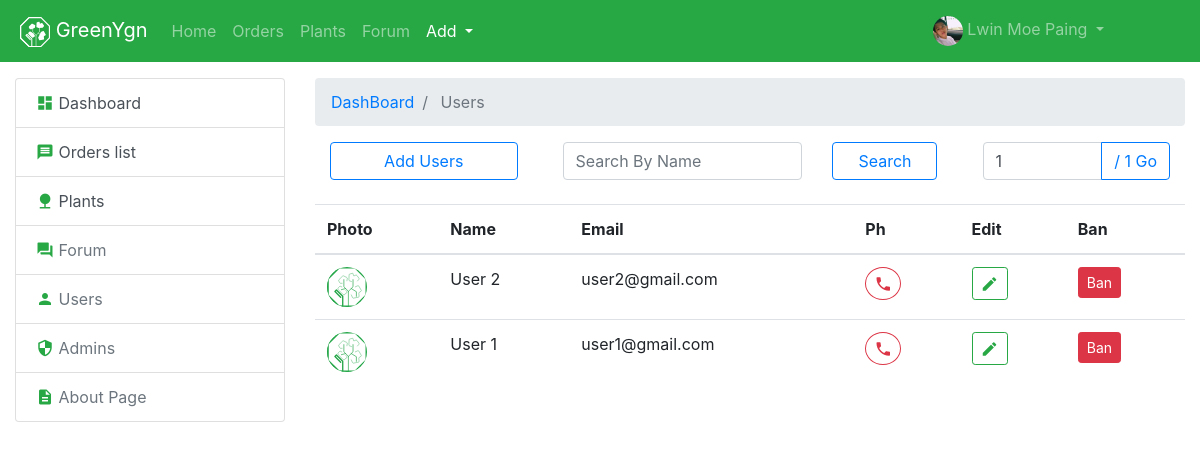
/gyadmin/superadmin/users/index.php (signed in), run on an earlier commit of the app's database.
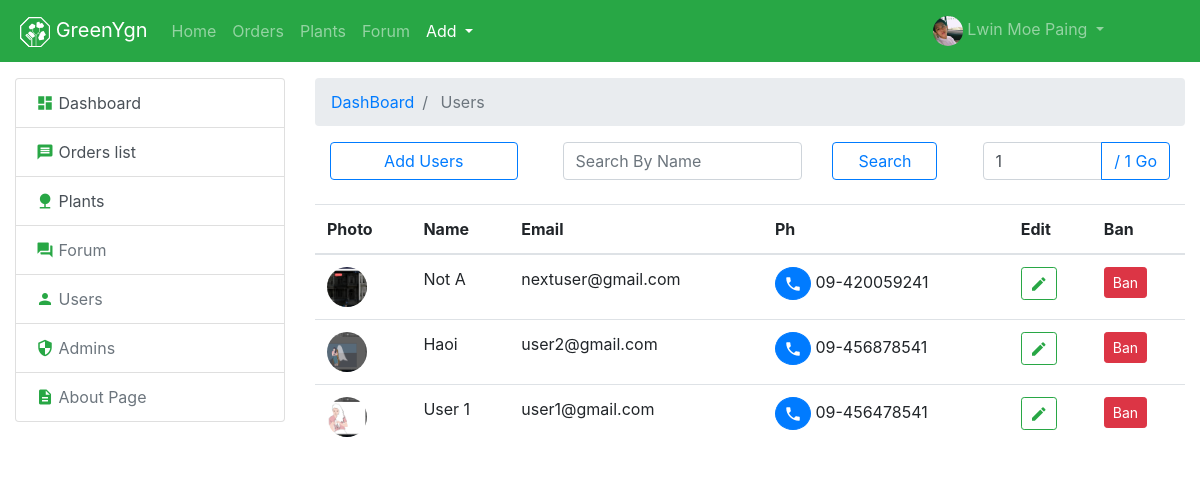
And on a later commit of the database.
### tables this page shows
CREATE TABLE `users` (
  `id` int(10) UNSIGNED NOT NULL,
  `name` varchar(80) NOT NULL,
  `email` varchar(150) NOT NULL,
  `image` varchar(200) NOT NULL DEFAULT '/assets/images/logo/greenygn_animate.svg',
  `password` varchar(200) NOT NULL,
  `ph` varchar(20) DEFAULT NULL,
  `address` tinytext,
  `bio` varchar(150) DEFAULT NULL,
  `deleted_at` datetime DEFAULT NULL,
  `created_at` datetime DEFAULT NULL,
  `modified_at` datetime DEFAULT NULL
);

### gyadmin/superadmin/users/functions/index/getdata.php (called while the page is built)
<?php
if (isset($_GET['page']) && is_numeric($_GET['page'])) {
    $page = $_GET['page'];
} else {
    $page = 1;
}
$no_of_records_per_page = 10;
$offset = ($page-1) * $no_of_records_per_page;
$total_pages_sql = "SELECT COUNT(*) FROM `forum`";
$result = mysqli_query($conn,$total_pages_sql);
$total_rows = mysqli_fetch_array($result)[0];
$total_pages = ceil($total_rows / $no_of_records_per_page);
$sql = "SELECT * FROM `users`";
$sql .= " ORDER BY `users`.`id` DESC LIMIT $offset, $no_of_records_per_page ";
if($res = mysqli_query($conn, $sql)) {
    $result = array();
    while($row = mysqli_fetch_assoc($res)) {
       $result[] = $row;
    }
}

### gyadmin/superadmin/users/index.php (the view, shortened to what this page needs)
<?php
    require __DIR__. "/functions/index/getdata.php";
    $title = "Add";
    require __DIR__ . "/../view/begin_header.php";
    require __DIR__ . "/../view/finish_header.php";
    require __DIR__ . "/../view/nav/navbar.php";
?>
    <div class="container-fluid mt-3">
        <div class="row">
            <div class="col-md-3">
                <?php
                    require __DIR__ . "/../view/left_url_list/left_url_list.php";
                ?>
            </div>
            <div class="col-md-9">
                <nav aria-label="breadcrumb">
                    <ol class="breadcrumb">
                        <li class="breadcrumb-item"><a href="/gyadmin/superadmin/">DashBoard</a></li>
                        <li class="breadcrumb-item active"> Users </li>
                    </ol>
                </nav>
                <div class="container-fluid">
                    <div class="row">
                        <div class="col-md-3 mb-2">
                            <a href="add_user.php" class="btn btn-outline-primary rounded btn-block" role="button">
                                <i class="icon ion-md-add"></i> Add Users
                            </a>
                        </div>
                        <div class="col-md-6 mb-2">
                                <div class="container-fluid">
                                    <form method="GET" action="search.php">
                                        <div class="row">
                                            <div class="col-md-8">
                                                <div class="form-group">
                                                    <input name="name" class="form-control" type="text" placeholder="Search By Name">
                                                </div>
                                            </div>
                                            <div class="col-md-4">
                                                <button href="add_admin.php" class="btn btn-outline-primary rounded btn-block" role="button">
                                                    <i class="icon ion-md-add"></i> Search
                                                </button>
                                            </div>
                                        </div>
                                    </form>
                                </div>
                        </div>
                        <div class="col-md-3">
                            <form action="" method="get">
                                <div class="input-group mb-3">
                                        <input
                                         name="page"
                                         required type="number"
                                         class="form-control"
                                         min=1
                                         max="<?= (isset($total_pages)) ? $total_pages : '' ?>"
                                         value="<?= (isset($page)) ? $page : '' ?>"
                                        >
                                        <div class="input-group-append">
                                            <button class="btn btn-outline-primary" type="submit" id="button-addon2">
                                                / <?= (isset($total_pages)) ? $total_pages : '' ?> Go
                                            </button>
                                        </div>
                                </div>
                            </form>
                        </div>
                    </div>
                </div>
                 <div class="table-responsive">
                    <table class="table">
                            <thead>
                                <tr>
                                    <th scope="col">Photo</th>
                                    <th scope="col">Name</th>
                                    <th scope="col">Email</th>
                                    <th scope="col">Ph</th>
                                    <th class="" scope="col">Edit</th>
                                    <th class="" scope="col">Ban</th>
                                </tr>
                            </thead>
                            <tbody class="mm_font" id="table_row">
                            <?php
                                foreach($result as $k => $v) {
                            ?>
                                <tr class="<?= $v['deleted_at'] ? 'table-danger' : '' ?>">
                                    <td >
                                        <div class="AdminUserListTable" style="background-image: url('<?= $v['image'] ?>')">  </div>
                                    </td>
                                    <td > <?= $v['name'] ?> </td>
                                    <td > <?= $v['email'] ?> </td>
                                    <td >
                                        <?php
                                            if(strlen($v['ph']) > 0) {
                                        ?>
                                            <a  class="btn btn-primary btn-sm rounded-circle" href="tel:<?= $v['ph'] ?>">
                                                <i class="material-icons md-18"> phone </i>
                                            </a>
                                            <?= $v['ph'] ?>
                                        <?php
                                            } else {
                                        ?>
                                            <a  class="btn btn-outline-danger btn-sm rounded-circle" href="#!">
                                                <i class="material-icons md-18"> phone </i>
                                            </a>
                                        <?php
                                            }
                                        ?>
                                    </td>
                                    <td >
                                            <a class="btn btn-outline-success btn-sm " href="edit.php?id=<?= $v['id'] ?>" role="button">
                                                <i class="material-icons md-18"> create </i>
                                            </a>
                                    </td>
                                    <td >
                                            <a class="btn btn-danger btn-sm" href="functions/index/ban.php?id=<?= $v['id'] ?>&page=<?= $page ?>" role="button">
                                                Ban
                                            </a>
                                    </td>
                                </tr>
                            <?php
                                }
                            ?>
                            </tbody>
                    </table>
                </div>
            </div>
        </div>
    </div>
<?php
    require __DIR__ . "/../view/finish_footer.php";
?>

### gyadmin/superadmin/view/begin_header.php (shortened to what this page needs)
<!DOCTYPE html>
  <html lang="en">
  <head>
        <link rel="stylesheet" href="/assets/css/bootstrap.min.css">
        <link rel="stylesheet" href="/assets/css/greenygn.css">
        <link rel="stylesheet" href="/assets/css/material-fonts/material-icons.css">

### gyadmin/superadmin/view/finish_header.php
</head>
<body>

### gyadmin/superadmin/view/nav/navbar.php (shortened to what this page needs)
<nav class="navbar navbar-expand-lg navbar-dark bg-success ">
       <a class="navbar-brand ml-md-1" href="/">
           <img src="/assets/images/logo/greenygn.svg" width="30" height="30" alt="">
           GreenYgn
       </a>
   <div class="collapse navbar-collapse" id="navbarSupportedContent">
       <ul class="navbar-nav mr-auto">
           <li class="nav-item  <?= (isset($title) ?  ($title == 'Home')? 'active' : '' : '') ?>">
               <a class="nav-link" href="/gyadmin/superadmin/"> Home </a>
           </li>
           <li class="nav-item  <?= (isset($title) ?  ($title == 'Orders')? 'active' : '' : '') ?> ">
               <a class="nav-link" href="/gyadmin/superadmin/orders/"> Orders </a>
           </li>
           <li class="nav-item  <?= (isset($title) ?  ($title == 'Plants')? 'active' : '' : '') ?> ">
               <a class="nav-link" href="/gyadmin/superadmin/plants/"> Plants </a>
           </li>
           <li class="nav-item  <?= (isset($title) ?  ($title == 'Forum')? 'active' : '' : '') ?> ">
               <a class="nav-link" href="/gyadmin/superadmin/forum/"> Forum </a>
           </li>
           <li class="nav-item  <?= (isset($title) ?  ( $title == 'Add' )? 'active' : '' : '') ?> dropdown">
                  <a class="nav-link dropdown-toggle" href="#" id="navbarDropdownMenuLink" role="button" data-toggle="dropdown" aria-haspopup="true" aria-expanded="false">
                    Add
                  </a>
           </li>
       </ul>
        <ul class="navbar-nav mr-4">
            <li class="nav-item  mr-5 <?= (isset($title) ?  ($title == 'Setting')? 'active' : '' : '') ?> dropdown">
                <a class="nav-link dropdown-toggle" href="#" id="navbarDropdownMenuLink" role="button" data-toggle="dropdown" aria-haspopup="true" aria-expanded="false">
                   <img class="rounded-circle" src="<?= $_SESSION['admin']['image'] ?>" width="30" height="30" alt=" <?= $_SESSION['admin']['name'] ?> ">
                   <?= $_SESSION['admin']['name'] ?>
                </a>
            </li>
       </ul>
   </div>
</nav>

### gyadmin/superadmin/view/left_url_list/left_url_list.php
<div class="list-group d-none d-md-block">
    <a href="/gyadmin/superadmin/" class="list-group-item list-group-item-action ">
        <i class="material-icons md-18 text-success">dashboard</i>
        Dashboard
    </a>
    <a href="#!" class="list-group-item list-group-item-action ">
        <i class="material-icons md-18 text-success">message</i>
        Orders list
    </a>
    <a href="/gyadmin/superadmin/plants/" class="list-group-item list-group-item-action ">
        <i class="material-icons md-18 text-success">nature</i>
        Plants
    </a>
    <a href="/gyadmin/superadmin/forum/" class="list-group-item list-group-item-action disabled ">
        <i class="material-icons md-18 text-success">forum</i>
        Forum
    </a>
    <a href="/gyadmin/superadmin/users/" class="list-group-item list-group-item-action disabled ">
        <i class="material-icons md-18 text-success">person</i>
        Users
    </a>
    <a href="/gyadmin/superadmin/admins/" class="list-group-item list-group-item-action disabled ">
        <i class="material-icons md-18 text-success">security</i>
        Admins
    </a>
    <a href="/gyadmin/superadmin/about-page/" class="list-group-item list-group-item-action disabled ">
        <i class="material-icons md-18 text-success">description</i>
        About Page
    </a>
 </div>

### gyadmin/superadmin/view/finish_footer.php
</body>
</html>

### assets/css/greenygn.css (style rules this page uses)
body { min-height: 100vh; padding-bottom: 50px; position: relative; }
.AdminUserListTable { background-size: cover; background-position: center center; background-repeat: no-repeat; width: 40px; height: 40px; border-radius: 40px; }

What changed in the data, as far as the page shows it:
added users: image (picture), name "Not A", email "nextuser@gmail.com", ph "09-420059241"
changed users "user2@gmail.com": image: a different picture; name "User 2" → "Haoi"; ph (not shown) → "09-456878541"
changed users "User 1": image: a different picture; ph (not shown) → "09-456478541"
